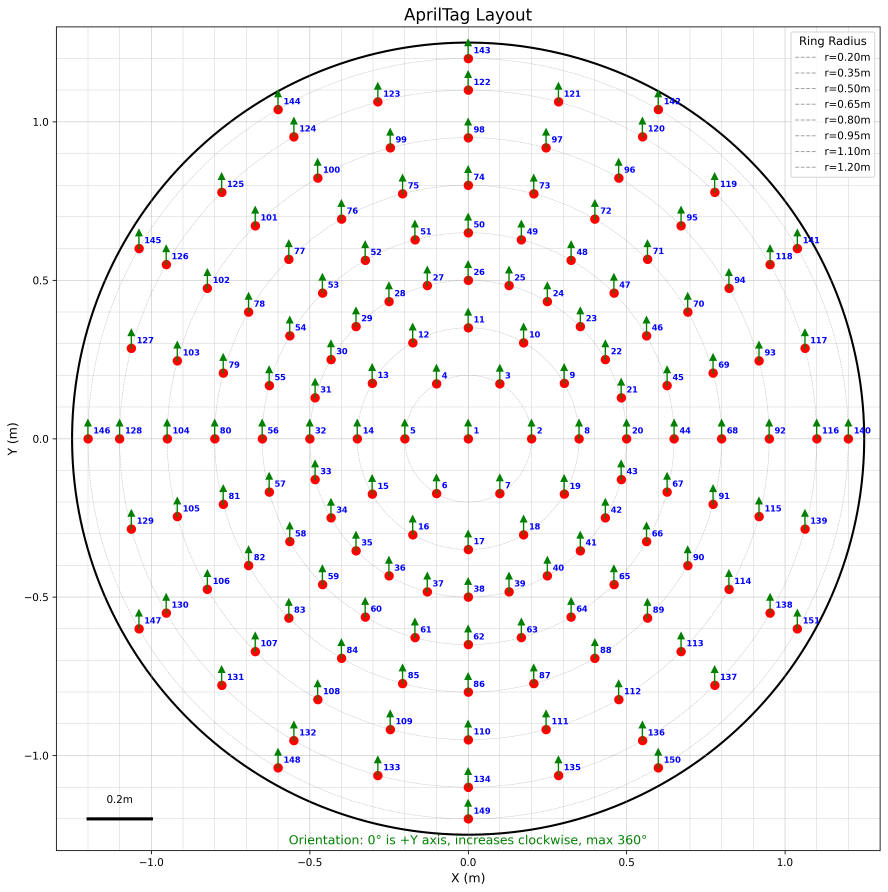
#> input picture erweima/circular_layout.png, 3550 x 3568 px (shown at 1/4 size)
$ python -i edge_detector.py   (imports and definitions only)   (older library calls are emulated)
#> lines starting #> are read from the running program, lines starting #| are printed output that depends on the picture; after the words box and inside, x2 and y2 are one past the last pixel; in counts of white or black regions, pixels touching at a corner belong together
"""
边缘检测算法模块
支持多种边缘检测算法：Canny、Sobel、Laplacian、自适应算法
"""

import cv2
import numpy as np
from typing import Tuple, Optional
import logging

class EdgeDetector:
    """边缘检测器类"""

    def __init__(self):
        self.logger = logging.getLogger(__name__)

    # [61 lines left out: functions detect_canny, detect_sobel, detect_laplacian, not called in this run]

    def detect_adaptive(self, frame: np.ndarray, method: str = 'otsu') -> np.ndarray:
        """自适应边缘检测

        Args:
            frame: 输入灰度图像
            method: 自适应方法 ('otsu', 'mean', 'gaussian')

        Returns:
            自适应边缘检测结果
        """
        if frame is None:
            return None

        blur = cv2.GaussianBlur(frame, (5, 5), 0)

        if method == 'otsu':
            _, edges = cv2.threshold(blur, 0, 255, cv2.THRESH_BINARY + cv2.THRESH_OTSU)
        elif method == 'mean':
            edges = cv2.adaptiveThreshold(
                blur, 255, cv2.ADAPTIVE_THRESH_MEAN_C, cv2.THRESH_BINARY, 11, 2
            )
        elif method == 'gaussian':
            edges = cv2.adaptiveThreshold(
                blur, 255, cv2.ADAPTIVE_THRESH_GAUSSIAN_C, cv2.THRESH_BINARY, 11, 2
            )
        else:
            edges = self.detect_canny(frame)

        return edges

    # [137 lines left out: functions detect_temperature_gradient, detect_edges, apply_edge_overlay, refine_edges, not called in this run]

>>> import cv2
>>> picture = cv2.imread('../erweima/circular_layout.png', cv2.IMREAD_GRAYSCALE)
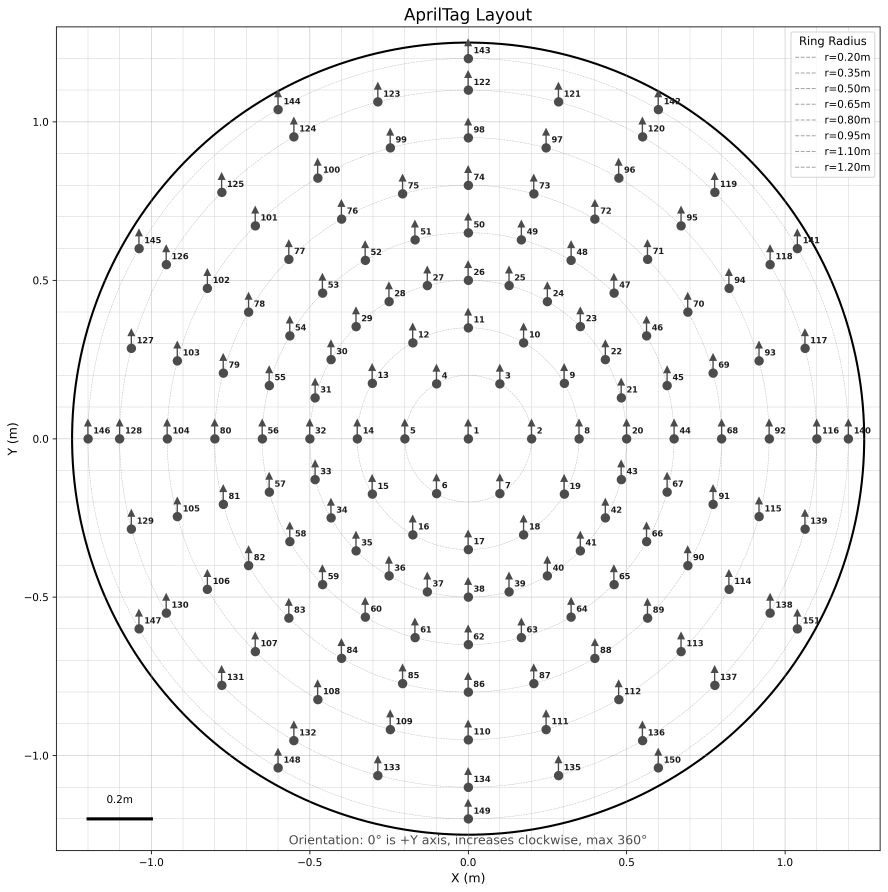
#> picture: shape (3568, 3550) (shown at 1/4 size); min 0, max 255, mean 244.6
>>> result = EdgeDetector().detect_adaptive(picture)
#> in detect_adaptive, `_, edges = cv2.threshold(blur, 0, 255, cv2.THRESH_BINARY + cv2.THRESH_..`:
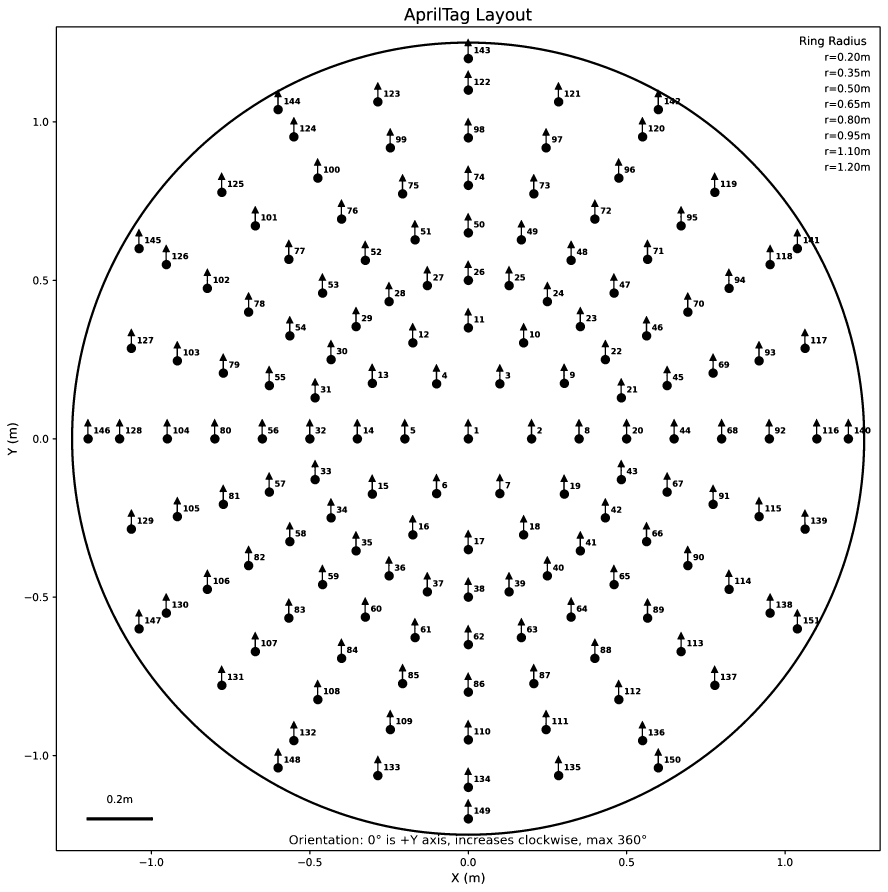
#> edges: shape (3568, 3550) (shown at 1/4 size); 95.4% white; 680 black regions, largest, box (x1, y1, x2, y2) and area: (284, 154, 3482, 3345) 97754, (210, 105, 3523, 3418) 66498, (346, 3268, 612, 3283) 3458
